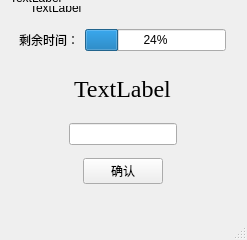
<?xml version="1.0" encoding="UTF-8"?>
<ui version="4.0">
 <class>Gaming</class>
 <widget class="QMainWindow" name="Gaming">
  <property name="geometry">
   <rect>
    <x>0</x>
    <y>0</y>
    <width>247</width>
    <height>240</height>
   </rect>
  </property>
  <property name="windowTitle">
   <string>单词消除小游戏</string>
  </property>
  <property name="autoFillBackground">
   <bool>true</bool>
  </property>
  <widget class="QWidget" name="centralwidget">
   <widget class="QLabel" name="current_level_label">
    <property name="geometry">
     <rect>
      <x>30</x>
      <y>0</y>
      <width>111</width>
      <height>16</height>
     </rect>
    </property>
    <property name="autoFillBackground">
     <bool>true</bool>
    </property>
    <property name="text">
     <string>TextLabel</string>
    </property>
   </widget>
   <widget class="QLabel" name="current_round_label">
    <property name="geometry">
     <rect>
      <x>10</x>
      <y>-10</y>
      <width>121</width>
      <height>16</height>
     </rect>
    </property>
    <property name="autoFillBackground">
     <bool>true</bool>
    </property>
    <property name="text">
     <string>TextLabel</string>
    </property>
   </widget>
   <widget class="QWidget" name="widget" native="true">
    <property name="geometry">
     <rect>
      <x>10</x>
      <y>20</y>
      <width>225</width>
      <height>167</height>
     </rect>
    </property>
    <layout class="QGridLayout" name="gridLayout">
     <item row="0" column="0">
      <widget class="QWidget" name="widget_5" native="true">
       <layout class="QHBoxLayout" name="horizontalLayout_4">
        <item>
         <widget class="QLabel" name="label">
          <property name="text">
           <string>剩余时间：</string>
          </property>
         </widget>
        </item>
        <item>
         <widget class="QProgressBar" name="rest_time_progressBar">
          <property name="value">
           <number>24</number>
          </property>
         </widget>
        </item>
       </layout>
      </widget>
     </item>
     <item row="1" column="0">
      <widget class="QWidget" name="widget_3" native="true">
       <layout class="QHBoxLayout" name="horizontalLayout_2">
        <item>
         <spacer name="horizontalSpacer">
          <property name="orientation">
           <enum>Qt::Horizontal</enum>
          </property>
          <property name="sizeHint" stdset="0">
           <size>
            <width>40</width>
            <height>20</height>
           </size>
          </property>
         </spacer>
        </item>
        <item>
         <widget class="QLabel" name="show_word_label">
          <property name="font">
           <font>
            <family>Times New Roman</family>
            <pointsize>18</pointsize>
           </font>
          </property>
          <property name="autoFillBackground">
           <bool>true</bool>
          </property>
          <property name="text">
           <string>TextLabel</string>
          </property>
         </widget>
        </item>
        <item>
         <spacer name="horizontalSpacer_2">
          <property name="orientation">
           <enum>Qt::Horizontal</enum>
          </property>
          <property name="sizeHint" stdset="0">
           <size>
            <width>40</width>
            <height>20</height>
           </size>
          </property>
         </spacer>
        </item>
       </layout>
      </widget>
     </item>
     <item row="2" column="0">
      <widget class="QWidget" name="widget_2" native="true">
       <layout class="QHBoxLayout" name="horizontalLayout">
        <property name="leftMargin">
         <number>0</number>
        </property>
        <property name="topMargin">
         <number>0</number>
        </property>
        <property name="rightMargin">
         <number>0</number>
        </property>
        <property name="bottomMargin">
         <number>0</number>
        </property>
        <item>
         <spacer name="horizontalSpacer_5">
          <property name="orientation">
           <enum>Qt::Horizontal</enum>
          </property>
          <property name="sizeHint" stdset="0">
           <size>
            <width>40</width>
            <height>20</height>
           </size>
          </property>
         </spacer>
        </item>
        <item>
         <widget class="QLineEdit" name="input_word_lineEdit"/>
        </item>
        <item>
         <spacer name="horizontalSpacer_6">
          <property name="orientation">
           <enum>Qt::Horizontal</enum>
          </property>
          <property name="sizeHint" stdset="0">
           <size>
            <width>40</width>
            <height>20</height>
           </size>
          </property>
         </spacer>
        </item>
       </layout>
      </widget>
     </item>
     <item row="3" column="0">
      <widget class="QWidget" name="widget_4" native="true">
       <layout class="QHBoxLayout" name="horizontalLayout_3">
        <property name="leftMargin">
         <number>0</number>
        </property>
        <property name="topMargin">
         <number>0</number>
        </property>
        <property name="rightMargin">
         <number>0</number>
        </property>
        <property name="bottomMargin">
         <number>0</number>
        </property>
        <item>
         <spacer name="horizontalSpacer_3">
          <property name="orientation">
           <enum>Qt::Horizontal</enum>
          </property>
          <property name="sizeHint" stdset="0">
           <size>
            <width>40</width>
            <height>20</height>
           </size>
          </property>
         </spacer>
        </item>
        <item>
         <widget class="QPushButton" name="confirm_pushButton">
          <property name="autoFillBackground">
           <bool>false</bool>
          </property>
          <property name="text">
           <string>确认</string>
          </property>
         </widget>
        </item>
        <item>
         <spacer name="horizontalSpacer_4">
          <property name="orientation">
           <enum>Qt::Horizontal</enum>
          </property>
          <property name="sizeHint" stdset="0">
           <size>
            <width>40</width>
            <height>20</height>
           </size>
          </property>
         </spacer>
        </item>
       </layout>
      </widget>
     </item>
    </layout>
   </widget>
  </widget>
  <widget class="QStatusBar" name="statusbar"/>
  <widget class="QMenuBar" name="menubar">
   <property name="geometry">
    <rect>
     <x>0</x>
     <y>0</y>
     <width>247</width>
     <height>20</height>
    </rect>
   </property>
  </widget>
 </widget>
 <resources/>
 <connections/>
</ui>
